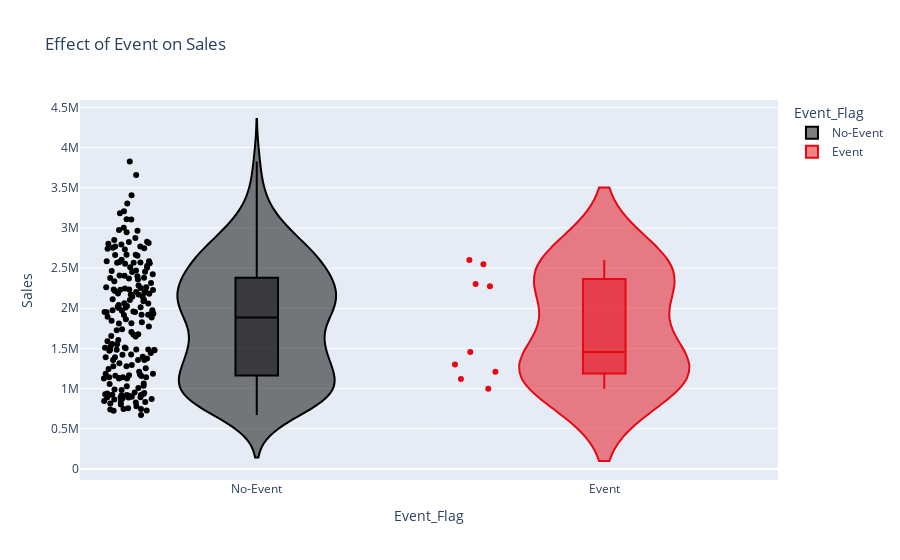

Here is the notebook cell this chart was saved with:
### Code cell
#Boxplot showing how event impacts the weekly sales
import plotly.express as px
import plotly.graph_objects as go
event_sales= pd.DataFrame({'Event_Flag': sales_data['Event_Flag'],'Sales': sales_data['Sales']})
fig = px.violin(event_sales, y="Sales", x="Event_Flag", color="Event_Flag", box=True, points="all",
          hover_data=event_sales.columns,title='Effect of Event on Sales', color_discrete_map={'No-Event':"#000000",'Event':'#E50914'})
fig.show()

### Figure 1 — Plotly figure (JSON) as saved in the notebook; plotly's stock layout.template omitted (floating-point values rounded to 4 significant figures; data arrays with more than 128 entries replaced by an {"elided": "..."} marker saying what was removed)
{"data": [{"alignmentgroup": "True", "box": {"visible": true}, "hovertemplate": "Event_Flag=%{x}<br>Sales=%{y}<extra></extra>", "legendgroup": "No-Event", "marker": {"color": "#000000"}, "name": "No-Event", "offsetgroup": "No-Event", "orientation": "v", "points": "all", "scalegroup": "True", "showlegend": true, "type": "violin", "x": {"elided": "199 str values"}, "x0": " ", "xaxis": "x", "y": {"elided": "199 float values"}, "y0": " ", "yaxis": "y"}, {"alignmentgroup": "True", "box": {"visible": true}, "hovertemplate": "Event_Flag=%{x}<br>Sales=%{y}<extra></extra>", "legendgroup": "Event", "marker": {"color": "#E50914"}, "name": "Event", "offsetgroup": "Event", "orientation": "v", "points": "all", "scalegroup": "True", "showlegend": true, "type": "violin", "x": ["Event", "Event", "Event", "Event", "Event", "Event", "Event", "Event", "Event"], "x0": " ", "xaxis": "x", "y": [2547000.0, 1120835, 999200.0, 1300000.0, 1456000.0, 1208000.0, 2602000.0, 2303595, 2275620], "y0": " ", "yaxis": "y"}], "layout": {"legend": {"title": {"text": "Event_Flag"}, "tracegroupgap": 0}, "title": {"text": "Effect of Event on Sales"}, "violinmode": "overlay", "xaxis": {"anchor": "y", "categoryarray": ["No-Event", "Event"], "categoryorder": "array", "domain": [0, 1], "title": {"text": "Event_Flag"}}, "yaxis": {"anchor": "x", "domain": [0, 1], "title": {"text": "Sales"}}}}
